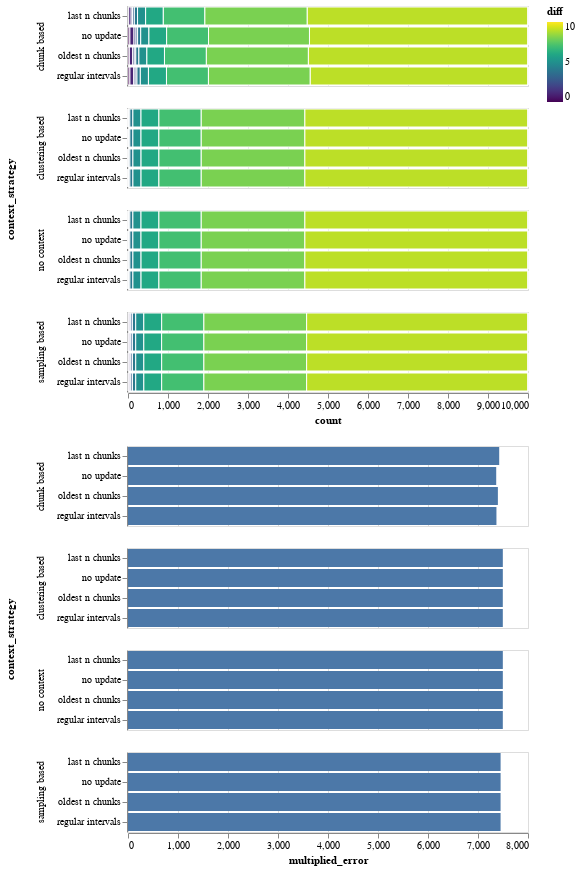

Notebook code for this chart:
### Markdown cell above
### Per item error

### Code cell
from config import *
import pandas as pd
import altair as alt
from database import ID, DOI


id = ID.lower()
doi = DOI.lower()
gt = pd.read_csv(f"{path}/doi/__ground_truth__.csv")
gt_bin_labels = get_doi_bins_df(gt, with_labels=True)[1]

available_test_cases = os.listdir(f"{path}/doi")
results = pd.DataFrame()

# compute the overlap between the two 
for c_strat in context_strategies:
  for u_strat in update_strategies:
    # check if that test case exists
    test_case = f"{c_strat[0]}-{u_strat[0]}.csv"
    if test_case not in available_test_cases:
      continue

    # read the benchmark results
    df = pd.read_csv(f"{path}/doi/{test_case}")
    bin_labels = get_doi_bins_df(df, True)[1]

    # match = (gt[id] == df[id]) & (gt_bin_labels == bin_labels)
    # hits = len(gt[match])
    # fails = len(gt[~match])  # ~ negates boolean series
    diff = pd.DataFrame(gt_bin_labels - bin_labels, columns=["diff"]).abs()
    diff = diff.groupby("diff").size().reset_index()
    diff.columns = ["diff", "count"]
    diff["context_strategy"] = c_strat[0]
    diff["update_strategy"] = u_strat[0]    
    
    results = results.append(diff)

chart1 = alt.Chart(results).mark_bar().encode(
  x="count:Q",
  y=alt.Y("update_strategy:N", title=None),
  row="context_strategy:N",
  stroke={"value": "#fff"},
  color=alt.Color("diff:Q", scale=alt.Scale(scheme='viridis')),
  tooltip=["diff", "count"],
)

results["multiplied_error"] = results["diff"] * results["count"]
grouped = results.groupby(["context_strategy", "update_strategy"]).mean()
grouped.reset_index(inplace=True)

chart2 = alt.Chart(grouped).mark_bar().encode(
  x="multiplied_error:Q",
  y=alt.Y("update_strategy:N", title=None),
  row="context_strategy:N"
)

alt.vconcat(chart1, chart2)

### Figure 1 — Vega-Lite specification as saved in the notebook (floating-point values rounded to 4 significant figures; data arrays with more than 128 entries replaced by an {"elided": "..."} marker saying what was removed)
{"config": {"view": {"continuousWidth": 400, "continuousHeight": 300}}, "vconcat": [{"data": {"name": "data-b026e13a8f64247835e7c622fc12891a"}, "mark": "bar", "encoding": {"color": {"field": "diff", "scale": {"scheme": "viridis"}, "type": "quantitative"}, "row": {"field": "context_strategy", "type": "nominal"}, "stroke": {"value": "#fff"}, "tooltip": [{"field": "diff", "type": "quantitative"}, {"field": "count", "type": "quantitative"}], "x": {"field": "count", "type": "quantitative"}, "y": {"field": "update_strategy", "title": null, "type": "nominal"}}}, {"data": {"name": "data-4726a5bf5d57ab22f5dd3bb4cdb7c3a0"}, "mark": "bar", "encoding": {"row": {"field": "context_strategy", "type": "nominal"}, "x": {"field": "multiplied_error", "type": "quantitative"}, "y": {"field": "update_strategy", "title": null, "type": "nominal"}}}], "$schema": "https://vega.github.io/schema/vega-lite/v4.17.0.json", "datasets": {"data-b026e13a8f64247835e7c622fc12891a": {"elided": "176 records"}, "data-4726a5bf5d57ab22f5dd3bb4cdb7c3a0": [{"context_strategy": "chunk based", "update_strategy": "last n chunks", "diff": 5.0, "count": 909.1, "multiplied_error": 7424.0}, {"context_strategy": "chunk based", "update_strategy": "no update", "diff": 5.0, "count": 909.1, "multiplied_error": 7364.0}, {"context_strategy": "chunk based", "update_strategy": "oldest n chunks", "diff": 5.0, "count": 909.1, "multiplied_error": 7398.0}, {"context_strategy": "chunk based", "update_strategy": "regular intervals", "diff": 5.0, "count": 909.1, "multiplied_error": 7369.0}, {"context_strategy": "clustering based", "update_strategy": "last n chunks", "diff": 5.0, "count": 909.1, "multiplied_error": 7497.0}, {"context_strategy": "clustering based", "update_strategy": "no update", "diff": 5.0, "count": 909.1, "multiplied_error": 7497.0}, {"context_strategy": "clustering based", "update_strategy": "oldest n chunks", "diff": 5.0, "count": 909.1, "multiplied_error": 7496.0}, {"context_strategy": "clustering based", "update_strategy": "regular intervals", "diff": 5.0, "count": 909.1, "multiplied_error": 7496.0}, {"context_strategy": "no context", "update_strategy": "last n chunks", "diff": 5.0, "count": 909.1, "multiplied_error": 7497.0}, {"context_strategy": "no context", "update_strategy": "no update", "diff": 5.0, "count": 909.1, "multiplied_error": 7497.0}, {"context_strategy": "no context", "update_strategy": "oldest n chunks", "diff": 5.0, "count": 909.1, "multiplied_error": 7496.0}, {"context_strategy": "no context", "update_strategy": "regular intervals", "diff": 5.0, "count": 909.1, "multiplied_error": 7496.0}, {"context_strategy": "sampling based", "update_strategy": "last n chunks", "diff": 5.0, "count": 909.1, "multiplied_error": 7452.0}, {"context_strategy": "sampling based", "update_strategy": "no update", "diff": 5.0, "count": 909.1, "multiplied_error": 7452.0}, {"context_strategy": "sampling based", "update_strategy": "oldest n chunks", "diff": 5.0, "count": 909.1, "multiplied_error": 7452.0}, {"context_strategy": "sampling based", "update_strategy": "regular intervals", "diff": 5.0, "count": 909.1, "multiplied_error": 7452.0}]}}
